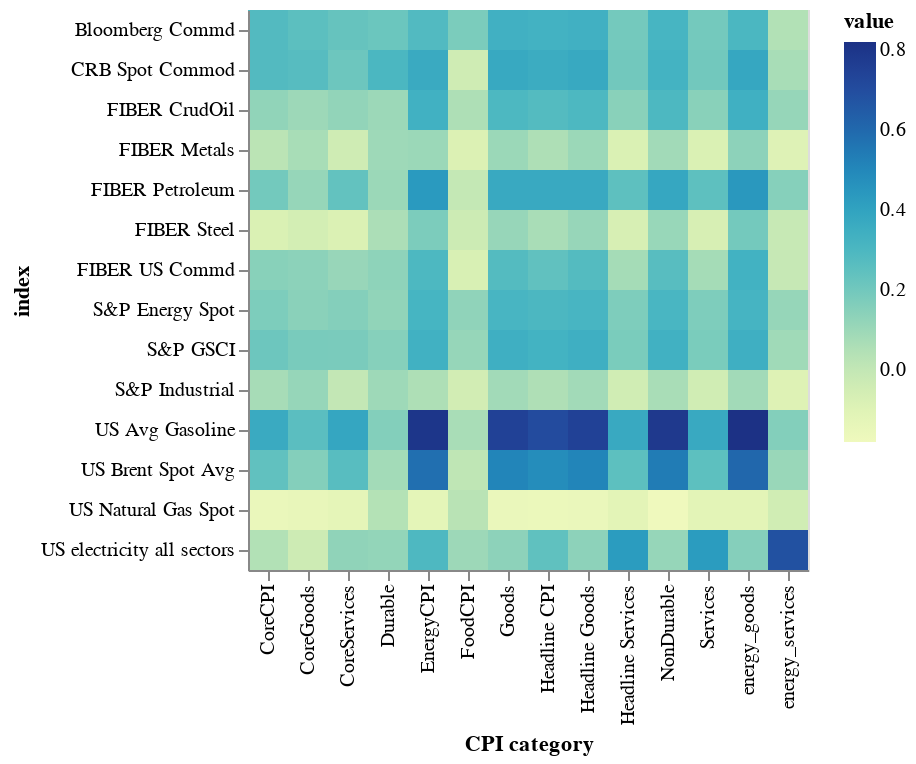

Source (notebook cell):
### Code cell
# Check the correlatin between the commodity indices and the Cpi indices
import pandas as pd
corr_dict = {}
df_latest = df_chg.iloc[-120:, :]
for col in cpi_chg:
    corr_dict[col] = df_latest.corrwith(cpi_chg[col])
for col in cpi_dur_nondur_chg:
    corr_dict[col] = df_latest.corrwith(cpi_dur_nondur_chg[col])
for col in cpi_good_serv_chg:
    corr_dict[col] = df_latest.corrwith(cpi_good_serv_chg[col])
for col in cpi_energy_chg:
    corr_dict[col] = df_latest.corrwith(cpi_energy_chg[col])

cpi_common_corr = pd.DataFrame(corr_dict)
cpi_common_corr = cpi_common_corr.loc[INDUSTRIAL_SUBSET + ENERGY_SUBSET + MISC]

# alt.Chart(cpi_common_corr).mark_rect().encode(x='')
melt_df = cpi_common_corr.melt(var_name="CPI category", ignore_index=False).reset_index()
alt.Chart(melt_df).mark_rect().encode(x='CPI category:N', y='index:N', color='value:Q')

### Figure 1 — Vega-Lite specification as saved in the notebook (floating-point values rounded to 4 significant figures; data arrays with more than 128 entries replaced by an {"elided": "..."} marker saying what was removed)
{"config": {"view": {"continuousWidth": 400, "continuousHeight": 300}}, "data": {"name": "data-9a97de1ff88ca3e6d43d0601e6b51eab"}, "mark": "rect", "encoding": {"color": {"field": "value", "type": "quantitative"}, "x": {"field": "CPI category", "type": "nominal"}, "y": {"field": "index", "type": "nominal"}}, "$schema": "https://vega.github.io/schema/vega-lite/v4.17.0.json", "datasets": {"data-9a97de1ff88ca3e6d43d0601e6b51eab": {"elided": "196 records"}}}
